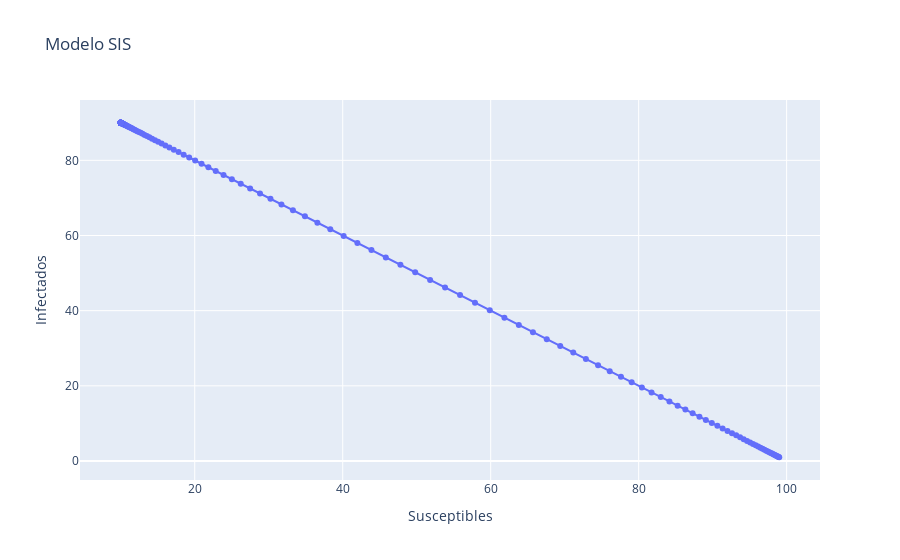

Notebook cell for this chart:
### Code cell
N = 100

S0 = 99
I0 = 1

alfa = 0.1
gamma = 0.01

T0 = 0
T = 200

secciones = 200 #deltaT en realidad es (T-T0)/secciones

deltaT = (T-T0)/secciones

tiempo = np.linspace(T0, T, secciones)

S = np.linspace(T0, T, secciones)
I = np.linspace(T0, T, secciones)

S[0] = S0
I[0] = I0

for j in range (secciones-1):
    S[j+1] = S[j]*(1-(alfa*deltaT/N)*I[j])+gamma*deltaT*I[j]
    I[j+1] = I[j]*(1-gamma*deltaT+(alfa*deltaT/N)*S[j])

# Figura
df = pd.DataFrame({'Susceptibles':S, 'Infectados':I})
fig = px.line(df, x="Susceptibles", y="Infectados", title="Modelo SIS", markers=True) 
fig.show()

# Guardar svg
fig.write_image("./graficas_avanzadas_modelos_basicos/SIS_IsobreS.eps")

### Figure 1 — Plotly figure (JSON) as saved in the notebook; plotly's stock layout.template omitted (floating-point values rounded to 4 significant figures; data arrays with more than 128 entries replaced by an {"elided": "..."} marker saying what was removed)
{"data": [{"hovertemplate": "Susceptibles=%{x}<br>Infectados=%{y}<extra></extra>", "legendgroup": "", "line": {"color": "#636efa", "dash": "solid"}, "marker": {"symbol": "circle"}, "mode": "markers+lines", "name": "", "orientation": "v", "showlegend": false, "type": "scatter", "x": {"elided": "200 float values"}, "xaxis": "x", "y": {"elided": "200 float values"}, "yaxis": "y"}], "layout": {"legend": {"tracegroupgap": 0}, "title": {"text": "Modelo SIS"}, "xaxis": {"anchor": "y", "domain": [0, 1], "title": {"text": "Susceptibles"}}, "yaxis": {"anchor": "x", "domain": [0, 1], "title": {"text": "Infectados"}}}}
